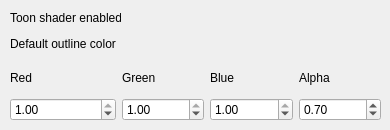
     <widget class="QWidget" name="tab_9">
      <attribute name="title">
       <string>Toon</string>
      </attribute>
      <widget class="QLabel" name="label_29">
       <property name="geometry">
        <rect>
         <x>10</x>
         <y>10</y>
         <width>111</width>
         <height>16</height>
        </rect>
       </property>
       <property name="text">
        <string>Toon shader enabled!</string>
       </property>
      </widget>
      <widget class="QWidget" name="layoutWidget_3">
       <property name="geometry">
        <rect>
         <x>10</x>
         <y>30</y>
         <width>371</width>
         <height>91</height>
        </rect>
       </property>
       <layout class="QGridLayout" name="gridLayout_3">
        <item row="2" column="2">
         <widget class="QDoubleSpinBox" name="outlineSpinBoxB_2">
          <property name="maximum">
           <double>1.000000000000000</double>
          </property>
          <property name="singleStep">
           <double>0.010000000000000</double>
          </property>
          <property name="value">
           <double>1.000000000000000</double>
          </property>
         </widget>
        </item>
        <item row="2" column="1">
         <widget class="QDoubleSpinBox" name="outlineSpinBoxG_2">
          <property name="maximum">
           <double>1.000000000000000</double>
          </property>
          <property name="singleStep">
           <double>0.010000000000000</double>
          </property>
          <property name="value">
           <double>1.000000000000000</double>
          </property>
         </widget>
        </item>
        <item row="2" column="0">
         <widget class="QDoubleSpinBox" name="outlineSpinBoxR_2">
          <property name="maximum">
           <double>1.000000000000000</double>
          </property>
          <property name="singleStep">
           <double>0.010000000000000</double>
          </property>
          <property name="value">
           <double>1.000000000000000</double>
          </property>
         </widget>
        </item>
        <item row="2" column="3">
         <widget class="QDoubleSpinBox" name="outlineSpinBoxA_2">
          <property name="maximum">
           <double>1.000000000000000</double>
          </property>
          <property name="singleStep">
           <double>0.010000000000000</double>
          </property>
          <property name="value">
           <double>0.700000000000000</double>
          </property>
         </widget>
        </item>
        <item row="0" column="0">
         <widget class="QLabel" name="label_30">
          <property name="text">
           <string>Default outline color</string>
          </property>
         </widget>
        </item>
        <item row="1" column="0">
         <widget class="QLabel" name="label_32">
          <property name="text">
           <string>Red</string>
          </property>
         </widget>
        </item>
        <item row="1" column="1">
         <widget class="QLabel" name="label_33">
          <property name="text">
           <string>Green</string>
          </property>
         </widget>
        </item>
        <item row="1" column="2">
         <widget class="QLabel" name="label_34">
          <property name="text">
           <string>Blue</string>
          </property>
         </widget>
        </item>
        <item row="1" column="3">
         <widget class="QLabel" name="label_35">
          <property name="text">
           <string>Alpha</string>
          </property>
         </widget>
        </item>
       </layout>
      </widget>
     </widget>
